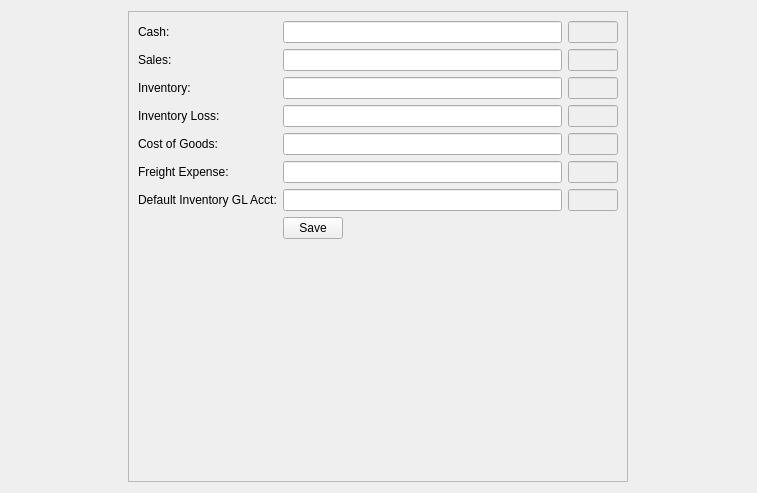
<?xml version="1.0" encoding="UTF-8"?>
<ui version="4.0">
 <class>InvStandardGLAccounts</class>
 <widget class="QWidget" name="InvStandardGLAccounts">
  <property name="geometry">
   <rect>
    <x>0</x>
    <y>0</y>
    <width>757</width>
    <height>493</height>
   </rect>
  </property>
  <property name="windowTitle">
   <string>Form</string>
  </property>
  <layout class="QGridLayout" name="gridLayout">
   <item row="0" column="0">
    <widget class="QFrame" name="frame">
     <property name="maximumSize">
      <size>
       <width>500</width>
       <height>16777215</height>
      </size>
     </property>
     <property name="frameShape">
      <enum>QFrame::StyledPanel</enum>
     </property>
     <property name="frameShadow">
      <enum>QFrame::Raised</enum>
     </property>
     <layout class="QFormLayout" name="formLayout">
      <item row="0" column="0">
       <widget class="QLabel" name="label">
        <property name="text">
         <string>Cash:</string>
        </property>
       </widget>
      </item>
      <item row="0" column="1">
       <layout class="QHBoxLayout" name="horizontalLayout">
        <item>
         <widget class="QLineEdit" name="cashdescription"/>
        </item>
        <item>
         <widget class="QLineEdit" name="cash">
          <property name="enabled">
           <bool>false</bool>
          </property>
          <property name="maximumSize">
           <size>
            <width>50</width>
            <height>16777215</height>
           </size>
          </property>
         </widget>
        </item>
       </layout>
      </item>
      <item row="1" column="0">
       <widget class="QLabel" name="label_2">
        <property name="text">
         <string>Sales:</string>
        </property>
       </widget>
      </item>
      <item row="1" column="1">
       <layout class="QHBoxLayout" name="horizontalLayout_2">
        <item>
         <widget class="QLineEdit" name="salesdescription"/>
        </item>
        <item>
         <widget class="QLineEdit" name="sales">
          <property name="enabled">
           <bool>false</bool>
          </property>
          <property name="maximumSize">
           <size>
            <width>50</width>
            <height>16777215</height>
           </size>
          </property>
         </widget>
        </item>
       </layout>
      </item>
      <item row="2" column="0">
       <widget class="QLabel" name="label_3">
        <property name="text">
         <string>Inventory:</string>
        </property>
       </widget>
      </item>
      <item row="2" column="1">
       <layout class="QHBoxLayout" name="horizontalLayout_3">
        <item>
         <widget class="QLineEdit" name="inventorydescription"/>
        </item>
        <item>
         <widget class="QLineEdit" name="inventory">
          <property name="enabled">
           <bool>false</bool>
          </property>
          <property name="maximumSize">
           <size>
            <width>50</width>
            <height>16777215</height>
           </size>
          </property>
         </widget>
        </item>
       </layout>
      </item>
      <item row="3" column="0">
       <widget class="QLabel" name="label_4">
        <property name="text">
         <string>Inventory Loss:</string>
        </property>
       </widget>
      </item>
      <item row="3" column="1">
       <layout class="QHBoxLayout" name="horizontalLayout_4">
        <item>
         <widget class="QLineEdit" name="lossdescription"/>
        </item>
        <item>
         <widget class="QLineEdit" name="loss">
          <property name="enabled">
           <bool>false</bool>
          </property>
          <property name="maximumSize">
           <size>
            <width>50</width>
            <height>16777215</height>
           </size>
          </property>
         </widget>
        </item>
       </layout>
      </item>
      <item row="4" column="0">
       <widget class="QLabel" name="label_5">
        <property name="text">
         <string>Cost of Goods:</string>
        </property>
       </widget>
      </item>
      <item row="4" column="1">
       <layout class="QHBoxLayout" name="horizontalLayout_5">
        <item>
         <widget class="QLineEdit" name="costdescription"/>
        </item>
        <item>
         <widget class="QLineEdit" name="cost">
          <property name="enabled">
           <bool>false</bool>
          </property>
          <property name="maximumSize">
           <size>
            <width>50</width>
            <height>16777215</height>
           </size>
          </property>
         </widget>
        </item>
       </layout>
      </item>
      <item row="5" column="0">
       <widget class="QLabel" name="label_6">
        <property name="text">
         <string>Freight Expense:</string>
        </property>
       </widget>
      </item>
      <item row="5" column="1">
       <layout class="QHBoxLayout" name="horizontalLayout_6">
        <item>
         <widget class="QLineEdit" name="freightdescription"/>
        </item>
        <item>
         <widget class="QLineEdit" name="freight">
          <property name="enabled">
           <bool>false</bool>
          </property>
          <property name="maximumSize">
           <size>
            <width>50</width>
            <height>16777215</height>
           </size>
          </property>
         </widget>
        </item>
       </layout>
      </item>
      <item row="6" column="0">
       <widget class="QLabel" name="label_7">
        <property name="text">
         <string>Default Inventory GL Acct:</string>
        </property>
       </widget>
      </item>
      <item row="6" column="1">
       <layout class="QHBoxLayout" name="horizontalLayout_7">
        <item>
         <widget class="QLineEdit" name="default_inventorydes"/>
        </item>
        <item>
         <widget class="QLineEdit" name="default_inventoryglacct">
          <property name="enabled">
           <bool>false</bool>
          </property>
          <property name="maximumSize">
           <size>
            <width>50</width>
            <height>16777215</height>
           </size>
          </property>
         </widget>
        </item>
       </layout>
      </item>
      <item row="7" column="1">
       <widget class="QPushButton" name="btn_save">
        <property name="maximumSize">
         <size>
          <width>60</width>
          <height>16777215</height>
         </size>
        </property>
        <property name="text">
         <string>Save</string>
        </property>
       </widget>
      </item>
     </layout>
    </widget>
   </item>
  </layout>
 </widget>
 <resources/>
 <connections/>
</ui>
